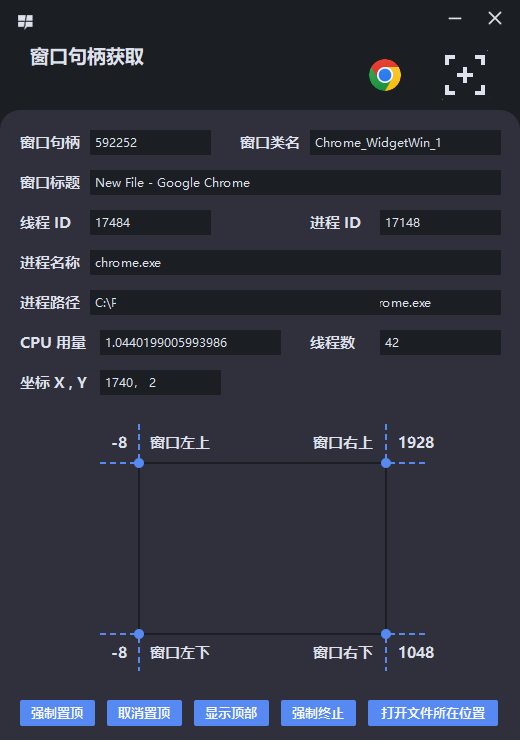

Generate this figure with Python:
# -*- coding: utf-8 -*-

################################################################################
# Form generated from reading UI file 'handle.ui'
#
# Created by: Qt User Interface Compiler version 6.2.4
#
# WARNING! All changes made in this file will be lost when recompiling UI file!
################################################################################

import sys

from PySide6.QtCore import QCoreApplication, QMetaObject, QRect, QSize, Qt, Signal
from PySide6.QtGui import QFont, QIcon, QPixmap, QMouseEvent
from PySide6.QtWidgets import QApplication, QLabel, QPushButton, QWidget

import win32gui
import win32ui
import win32con
import win32api

import win32process
import psutil
import subprocess
from PIL import Image
import os


class LongButton(QPushButton):
    val = Signal(
        str,
        str,
        str,
        str,
        str,
        str,
        str,
        str,
        str,
        str,
        str,
        str,
        str,
        str,
        str)

    def __init__(self, text: str, parent):
        super().__init__(text, parent)
        self.ico_x = 32

    def i_con(self, exePath2):
        try:
            exe_path = exePath2.replace("\\", "/")  # 替换
            large, small = win32gui.ExtractIconEx(f'{exe_path}', 0)
            use_icon = large[0]
            destroy_icon = small[0]
            win32gui.DestroyIcon(destroy_icon)
            hdc = win32ui.CreateDCFromHandle(win32gui.GetDC(0))
            hbmp = win32ui.CreateBitmap()
            hbmp.CreateCompatibleBitmap(hdc, self.ico_x, self.ico_x)
            hdc = hdc.CreateCompatibleDC()
            hdc.SelectObject(hbmp)
            hdc.DrawIcon((0, 0), use_icon)
            bmpstr = hbmp.GetBitmapBits(True)
            img = Image.frombuffer(
                'RGBA',
                (32, 32),
                bmpstr, 'raw', 'BGRA', 0, 1
            )
            img.save('icon.png')
        except BaseException:
            pass

    # 重写mouseReleaseEvent方法，关闭timer
    def mouseReleaseEvent(self, e):
        try:
            point = win32api.GetCursorPos()  # 鼠标位置
            hwnd = win32gui.WindowFromPoint(point)  # 窗口句柄
            title = win32gui.GetWindowText(hwnd)  # 窗口标题
            clsname = win32gui.GetClassName(hwnd)  # 窗口类名
            hread_id, process_id = win32process.GetWindowThreadProcessId(
                hwnd)  # 线程ID  进程ID
            process = psutil.Process(process_id)  # 程序名称  通过进程ID获取
            p_bin = psutil.Process(process_id).exe()  # 程序路径  通过进程ID获取
            mem_percent = psutil.Process(
                process_id).memory_percent()  # CPU利用率  通过进程ID获取
            num_threads = psutil.Process(
                process_id).num_threads()  # 线程数  通过进程ID获取
            left, top, right, bottom = win32gui.GetWindowRect(
                hwnd)  # 窗口坐标  通过窗口句柄获取 四个角的坐标
            self.i_con(p_bin)

            self.val.emit(str(hwnd),
                          str(clsname),
                          str(title),
                          str(hread_id),
                          str(process_id),
                          str(process.name()),
                          str(p_bin),
                          str(mem_percent),
                          str(num_threads),
                          str(point[0]),
                          str(point[1]),
                          str(left),
                          str(top),
                          str(right),
                          str(bottom))
        except:
            pass


class MaskWindow(QWidget):
    def __init__(self):
        super(MaskWindow, self).__init__()
        self.setWindowFlag(Qt.WindowType.FramelessWindowHint)
        self.setWindowOpacity(0.1)
        self.setWindowFlags(Qt.Tool)
        # tt = Window()
        # print(tt.drag)

    # def mouseReleaseEvent(self, e):
    #     if self.drag:
    #         distance = event.globalPosition().toPoint() - self.mouse_start_pt
    #         self.move(self.window_pos + distance)


class Window(QWidget):
    def __init__(self):
        super(Window, self).__init__()
        self.setup_ui(self)
        self.drag = False
        drag = False
        # 准许拖拉
        self.setAcceptDrops(True)
        # 隐藏窗口编筐
        self.setWindowFlag(Qt.WindowType.FramelessWindowHint)

        # self.v_hwnd = None
        # self.v_process_id = None
        # self.v_process = None
        # self.v_p_bin = None

    def setup_ui(self, Form):
        if not Form.objectName():
            Form.setObjectName(u"Form")
        Form.resize(520, 740)
        icon = QIcon()
        icon.addFile(u"icons.png", QSize(), QIcon.Normal, QIcon.Off)
        Form.setWindowIcon(icon)
        Form.setStyleSheet(u"background-color: #1B1E23;")
        self.label = QLabel(Form)
        self.label.setObjectName(u"label")
        self.label.setGeometry(QRect(30, 40, 121, 31))
        font = QFont()
        font.setFamilies([u"\u5fae\u8f6f\u96c5\u9ed1"])
        font.setPointSize(14)
        font.setBold(True)
        font.setItalic(False)
        self.label.setFont(font)
        self.label.setStyleSheet(u"background-color: none;\n"
"color: #DCE1EC;")
        self.label_2 = QLabel(Form)
        self.label_2.setObjectName(u"label_2")
        self.label_2.setGeometry(QRect(360, 50, 50, 50))
        self.label_2.setStyleSheet(u"background-color: none;\n"
"border: none;")
        self.label_2.setPixmap(QPixmap(u"pictures.png"))
        self.label_2.setAlignment(Qt.AlignCenter)
        self.label_4 = QLabel(Form)
        self.label_4.setObjectName(u"label_4")
        self.label_4.setGeometry(QRect(0, 110, 520, 631))
        self.label_4.setStyleSheet(u"background-color: #30303C;\n"
"border-top-left-radius: 20px;\n"
"border-top-right-radius: 20px;")
        self.label_5 = QLabel(Form)
        self.label_5.setObjectName(u"label_5")
        self.label_5.setGeometry(QRect(20, 130, 61, 25))
        font1 = QFont()
        font1.setFamilies([u"\u5fae\u8f6f\u96c5\u9ed1"])
        font1.setPointSize(11)
        font1.setBold(True)
        self.label_5.setFont(font1)
        self.label_5.setStyleSheet(u"background-color: none;\n"
"color: #DCE1EC;")
        self.label_6 = QLabel(Form)
        self.label_6.setObjectName(u"label_6")
        self.label_6.setGeometry(QRect(90, 130, 121, 25))
        font2 = QFont()
        font2.setFamilies([u"\u5fae\u8f6f\u96c5\u9ed1"])
        font2.setPointSize(9)
        self.label_6.setFont(font2)
        self.label_6.setStyleSheet(u"background-color: #1B1E23;\n"
"color: #DCE1EC;\n"
"padding-left: 2px;")

        # self.pushButton = QPushButton(Form)
        self.pushButton = LongButton('Click', self)
        self.pushButton.setObjectName(u"pushButton")
        self.pushButton.setGeometry(QRect(440, 50, 50, 50))
        self.pushButton.setStyleSheet(u"background-color: none;\n"
"border: none;")
        icon1 = QIcon()
        icon1.addFile(u"Key.png", QSize(), QIcon.Normal, QIcon.Off)
        self.pushButton.setIcon(icon1)
        self.pushButton.setIconSize(QSize(50, 50))

        self.label_3 = QLabel(Form)
        self.label_3.setObjectName(u"label_3")
        self.label_3.setGeometry(QRect(100, 420, 326, 251))
        self.label_3.setStyleSheet(u"background-color: none;")
        self.label_3.setPixmap(QPixmap(u"win.png"))
        self.label_7 = QLabel(Form)
        self.label_7.setObjectName(u"label_7")
        self.label_7.setGeometry(QRect(240, 130, 61, 25))
        self.label_7.setFont(font1)
        self.label_7.setStyleSheet(u"background-color: none;\n"
"color: #DCE1EC")
        self.label_8 = QLabel(Form)
        self.label_8.setObjectName(u"label_8")
        self.label_8.setGeometry(QRect(310, 130, 191, 25))
        self.label_8.setFont(font2)
        self.label_8.setStyleSheet(u"background-color: #1B1E23;\n"
"color: #DCE1EC;\n"
"padding-left: 2px;")
        self.label_9 = QLabel(Form)
        self.label_9.setObjectName(u"label_9")
        self.label_9.setGeometry(QRect(20, 170, 61, 25))
        self.label_9.setFont(font1)
        self.label_9.setStyleSheet(u"background-color: none;\n"
"color: #DCE1EC")
        self.label_10 = QLabel(Form)
        self.label_10.setObjectName(u"label_10")
        self.label_10.setGeometry(QRect(90, 170, 411, 25))
        self.label_10.setFont(font2)
        self.label_10.setStyleSheet(u"background-color: #1B1E23;\n"
"color: #DCE1EC;\n"
"padding-left: 2px;")
        self.label_11 = QLabel(Form)
        self.label_11.setObjectName(u"label_11")
        self.label_11.setGeometry(QRect(20, 210, 61, 25))
        self.label_11.setFont(font1)
        self.label_11.setStyleSheet(u"background-color: none;\n"
"color: #DCE1EC")
        self.label_12 = QLabel(Form)
        self.label_12.setObjectName(u"label_12")
        self.label_12.setGeometry(QRect(90, 210, 121, 25))
        self.label_12.setFont(font2)
        self.label_12.setStyleSheet(u"background-color: #1B1E23;\n"
"color: #DCE1EC;\n"
"padding-left: 2px;")
        self.label_13 = QLabel(Form)
        self.label_13.setObjectName(u"label_13")
        self.label_13.setGeometry(QRect(310, 210, 61, 25))
        self.label_13.setFont(font1)
        self.label_13.setStyleSheet(u"background-color: none;\n"
"color: #DCE1EC")
        self.label_14 = QLabel(Form)
        self.label_14.setObjectName(u"label_14")
        self.label_14.setGeometry(QRect(380, 210, 121, 25))
        self.label_14.setFont(font2)
        self.label_14.setStyleSheet(u"background-color: #1B1E23;\n"
"color: #DCE1EC;\n"
"padding-left: 2px;")
        self.label_15 = QLabel(Form)
        self.label_15.setObjectName(u"label_15")
        self.label_15.setGeometry(QRect(20, 250, 61, 25))
        self.label_15.setFont(font1)
        self.label_15.setStyleSheet(u"background-color: none;\n"
"color: #DCE1EC")
        self.label_16 = QLabel(Form)
        self.label_16.setObjectName(u"label_16")
        self.label_16.setGeometry(QRect(90, 250, 411, 25))
        self.label_16.setFont(font2)
        self.label_16.setStyleSheet(u"background-color: #1B1E23;\n"
"color: #DCE1EC;\n"
"padding-left: 2px;")
        self.label_17 = QLabel(Form)
        self.label_17.setObjectName(u"label_17")
        self.label_17.setGeometry(QRect(20, 290, 61, 25))
        self.label_17.setFont(font1)
        self.label_17.setStyleSheet(u"background-color: none;\n"
"color: #DCE1EC")
        self.label_18 = QLabel(Form)
        self.label_18.setObjectName(u"label_18")
        self.label_18.setGeometry(QRect(90, 290, 411, 25))
        self.label_18.setFont(font2)
        self.label_18.setStyleSheet(u"background-color: #1B1E23;\n"
"color: #DCE1EC;\n"
"padding-left: 2px;")
        self.label_19 = QLabel(Form)
        self.label_19.setObjectName(u"label_19")
        self.label_19.setGeometry(QRect(20, 330, 71, 25))
        self.label_19.setFont(font1)
        self.label_19.setStyleSheet(u"background-color: none;\n"
"color: #DCE1EC")
        self.label_20 = QLabel(Form)
        self.label_20.setObjectName(u"label_20")
        self.label_20.setGeometry(QRect(100, 330, 181, 25))
        self.label_20.setFont(font2)
        self.label_20.setStyleSheet(u"background-color: #1B1E23;\n"
"color: #DCE1EC;\n"
"padding-left: 2px;")
        self.label_21 = QLabel(Form)
        self.label_21.setObjectName(u"label_21")
        self.label_21.setGeometry(QRect(310, 330, 61, 25))
        self.label_21.setFont(font1)
        self.label_21.setStyleSheet(u"background-color: none;\n"
"color: #DCE1EC")
        self.label_22 = QLabel(Form)
        self.label_22.setObjectName(u"label_22")
        self.label_22.setGeometry(QRect(380, 330, 121, 25))
        self.label_22.setFont(font2)
        self.label_22.setStyleSheet(u"background-color: #1B1E23;\n"
"color: #DCE1EC;\n"
"padding-left: 2px;")
        self.label_23 = QLabel(Form)
        self.label_23.setObjectName(u"label_23")
        self.label_23.setGeometry(QRect(150, 430, 61, 25))
        self.label_23.setFont(font1)
        self.label_23.setStyleSheet(u"background-color: none;\n"
"color: #DCE1EC")
        self.label_24 = QLabel(Form)
        self.label_24.setObjectName(u"label_24")
        self.label_24.setGeometry(QRect(76, 430, 51, 25))
        font3 = QFont()
        font3.setPointSize(11)
        font3.setBold(True)
        self.label_24.setFont(font3)
        self.label_24.setStyleSheet(u"background-color: none;\n"
"color: #DCE1EC;")
        self.label_24.setAlignment(Qt.AlignRight|Qt.AlignTrailing|Qt.AlignVCenter)
        self.label_25 = QLabel(Form)
        self.label_25.setObjectName(u"label_25")
        self.label_25.setGeometry(QRect(313, 430, 61, 25))
        self.label_25.setFont(font1)
        self.label_25.setStyleSheet(u"background-color: none;\n"
"color: #DCE1EC")
        self.label_26 = QLabel(Form)
        self.label_26.setObjectName(u"label_26")
        self.label_26.setGeometry(QRect(398, 430, 51, 25))
        self.label_26.setFont(font3)
        self.label_26.setStyleSheet(u"background-color: none;\n"
"color: #DCE1EC;")
        self.label_27 = QLabel(Form)
        self.label_27.setObjectName(u"label_27")
        self.label_27.setGeometry(QRect(150, 640, 61, 25))
        self.label_27.setFont(font1)
        self.label_27.setStyleSheet(u"background-color: none;\n"
"color: #DCE1EC")
        self.label_28 = QLabel(Form)
        self.label_28.setObjectName(u"label_28")
        self.label_28.setGeometry(QRect(76, 640, 51, 25))
        self.label_28.setFont(font3)
        self.label_28.setStyleSheet(u"background-color: none;\n"
"color: #DCE1EC;")
        self.label_28.setAlignment(Qt.AlignRight|Qt.AlignTrailing|Qt.AlignVCenter)
        self.label_29 = QLabel(Form)
        self.label_29.setObjectName(u"label_29")
        self.label_29.setGeometry(QRect(313, 640, 61, 25))
        self.label_29.setFont(font1)
        self.label_29.setStyleSheet(u"background-color: none;\n"
"color: #DCE1EC")
        self.label_30 = QLabel(Form)
        self.label_30.setObjectName(u"label_30")
        self.label_30.setGeometry(QRect(398, 640, 51, 25))
        self.label_30.setFont(font3)
        self.label_30.setStyleSheet(u"background-color: none;\n"
"color: #DCE1EC;")
        self.label_31 = QLabel(Form)
        self.label_31.setObjectName(u"label_31")
        self.label_31.setGeometry(QRect(20, 370, 71, 25))
        self.label_31.setFont(font1)
        self.label_31.setStyleSheet(u"background-color: none;\n"
"color: #DCE1EC")
        self.label_32 = QLabel(Form)
        self.label_32.setObjectName(u"label_32")
        self.label_32.setGeometry(QRect(100, 370, 121, 25))
        self.label_32.setFont(font2)
        self.label_32.setStyleSheet(u"background-color: #1B1E23;\n"
"color: #DCE1EC;\n"
"padding-left: 2px;")
        self.pushButton_2 = QPushButton(Form)
        self.pushButton_2.setObjectName(u"pushButton_2")
        self.pushButton_2.setGeometry(QRect(435, 0, 40, 36))
        self.pushButton_2.setStyleSheet(u"QPushButton {background-color: none;\n"
"border: none;}\n"
"QPushButton::hover {background-color: #30303C;}\n"
"")
        icon2 = QIcon()
        icon2.addFile(u"narr.png", QSize(), QIcon.Normal, QIcon.Off)
        self.pushButton_2.setIcon(icon2)
        self.pushButton_3 = QPushButton(Form)
        self.pushButton_3.setObjectName(u"pushButton_3")
        self.pushButton_3.setGeometry(QRect(475, 0, 40, 36))
        self.pushButton_3.setStyleSheet(u"QPushButton {background-color: none;\n"
"border: none;}\n"
"QPushButton::hover {background-color: #E81123;}\n"
"")
        icon3 = QIcon()
        icon3.addFile(u"close.png", QSize(), QIcon.Normal, QIcon.Off)
        self.pushButton_3.setIcon(icon3)
        self.pushButton_4 = QPushButton(Form)
        self.pushButton_4.setObjectName(u"pushButton_4")
        self.pushButton_4.setGeometry(QRect(10, 10, 31, 24))
        self.pushButton_4.setStyleSheet(u"background-color: none;\n"
"border: none;")
        self.pushButton_4.setIcon(icon)
        self.pushButton_4.setIconSize(QSize(22, 22))
        self.pushButton_5 = QPushButton(Form)
        self.pushButton_5.setObjectName(u"pushButton_5")
        self.pushButton_5.setGeometry(QRect(20, 700, 75, 26))
        font4 = QFont()
        font4.setFamilies([u"\u5fae\u8f6f\u96c5\u9ed1"])
        font4.setPointSize(10)
        font4.setBold(True)
        self.pushButton_5.setFont(font4)
        self.pushButton_5.setStyleSheet(u"QPushButton {background-color: #568AF2;\n"
"border-radius: 2px;\n"
"color: #F5F6F9;}\n"
"QPushButton::hover {background-color: #1B1E23;\n"
"color: #C3CCDF;}")
        self.pushButton_6 = QPushButton(Form)
        self.pushButton_6.setObjectName(u"pushButton_6")
        self.pushButton_6.setGeometry(QRect(107, 700, 75, 26))
        self.pushButton_6.setFont(font4)
        self.pushButton_6.setStyleSheet(u"QPushButton {background-color: #568AF2;\n"
"border-radius: 2px;\n"
"color: #F5F6F9;}\n"
"QPushButton::hover {background-color: #1B1E23;\n"
"color: #C3CCDF;}")
        self.pushButton_7 = QPushButton(Form)
        self.pushButton_7.setObjectName(u"pushButton_7")
        self.pushButton_7.setGeometry(QRect(194, 700, 75, 26))
        self.pushButton_7.setFont(font4)
        self.pushButton_7.setStyleSheet(u"QPushButton {background-color: #568AF2;\n"
"border-radius: 2px;\n"
"color: #F5F6F9;}\n"
"QPushButton::hover {background-color: #1B1E23;\n"
"color: #C3CCDF;}")
        self.pushButton_8 = QPushButton(Form)
        self.pushButton_8.setObjectName(u"pushButton_8")
        self.pushButton_8.setGeometry(QRect(281, 700, 75, 26))
        self.pushButton_8.setFont(font4)
        self.pushButton_8.setStyleSheet(u"QPushButton {background-color: #568AF2;\n"
"border-radius: 2px;\n"
"color: #F5F6F9;}\n"
"QPushButton::hover {background-color: #1B1E23;\n"
"color: #C3CCDF;}")
        self.pushButton_9 = QPushButton(Form)
        self.pushButton_9.setObjectName(u"pushButton_9")
        self.pushButton_9.setGeometry(QRect(368, 700, 130, 26))
        self.pushButton_9.setFont(font4)
        self.pushButton_9.setStyleSheet(u"QPushButton {background-color: #568AF2;\n"
"border-radius: 2px;\n"
"color: #F5F6F9;}\n"
"QPushButton::hover {background-color: #1B1E23;\n"
"color: #C3CCDF;}")

        self.retranslateUi(Form)

        self.pushButton.val.connect(self.obtain)
        # 区域 光标 样式: Cross
        self.pushButton.setCursor(Qt.CrossCursor)
        self.pushButton_2.clicked.connect(self.mini_button)
        self.pushButton_3.clicked.connect(self.close_button)

        self.pushButton_5.clicked.connect(self.set_top)
        # self.pushButton_5.clicked.connect(self.set_mask)

        self.pushButton_6.clicked.connect(self.set_down)
        self.pushButton_7.clicked.connect(self.set_top_p)
        self.pushButton_8.clicked.connect(self.get_over)
        self.pushButton_9.clicked.connect(self.open_folder)

        QMetaObject.connectSlotsByName(Form)
        # setupUi

    def set_mask(self):
        # self.mask = MaskWindow()
        # # self.mask.move(self.v_left + 7, self.v_top)
        # self.mask.setGeometry(self.v_left + 8, self.v_top + 30, (self.v_right - self.v_left) - 16, (self.v_bottom - self.v_top) - 38)
        # self.mask.show()

        # self.setCursor(Qt.CrossCursor)

        print(self.v_left + 8, self.v_top + 30, (self.v_right - self.v_left) - 16, (self.v_bottom - self.v_top) - 38)

        # self.setEnabled(False)


    def obtain(
            self,
            hwnd,
            clsname,
            title,
            hread_id,
            process_id,
            process,
            p_bin,
            mem_percent,
            num_threads,
            point0,
            point1,
            left,
            top,
            right,
            bottom):
        self.v_hwnd = hwnd
        self.v_process_id = process_id
        self.v_process = process
        self.v_p_bin = p_bin

        self.v_left = int(left)
        self.v_top = int(top)
        self.v_right = int(right)
        self.v_bottom = int(bottom)

        self.label_6.setText(hwnd)
        self.label_8.setText(clsname)
        self.label_10.setText(title)
        self.label_12.setText(hread_id)
        self.label_14.setText(process_id)
        self.label_16.setText(process)
        self.label_18.setText(p_bin)
        self.label_20.setText(mem_percent)
        self.label_22.setText(num_threads)
        self.label_32.setText('{}， {}'.format(point0, point1))
        self.label_24.setText(top)
        self.label_26.setText(right)
        self.label_28.setText(left)
        self.label_30.setText(bottom)
        pixmap = QPixmap('icon.png')
        self.label_2.setPixmap(pixmap)

    def retranslateUi(self, Form):
        Form.setWindowTitle(QCoreApplication.translate("Form", u"Form", None))
        self.label.setText(QCoreApplication.translate("Form", u"\u7a97\u53e3\u53e5\u67c4\u83b7\u53d6", None))
        self.label_2.setText("")
        self.label_4.setText("")
        self.label_5.setText(QCoreApplication.translate("Form", u"\u7a97\u53e3\u53e5\u67c4", None))
        self.label_6.setText("")
        self.pushButton.setText("")
        self.label_3.setText("")
        self.label_7.setText(QCoreApplication.translate("Form", u"\u7a97\u53e3\u7c7b\u540d", None))
        self.label_8.setText("")
        self.label_9.setText(QCoreApplication.translate("Form", u"\u7a97\u53e3\u6807\u9898", None))
        self.label_10.setText("")
        self.label_11.setText(QCoreApplication.translate("Form", u"\u7ebf\u7a0b ID", None))
        self.label_12.setText("")
        self.label_13.setText(QCoreApplication.translate("Form", u"\u8fdb\u7a0b ID", None))
        self.label_14.setText("")
        self.label_15.setText(QCoreApplication.translate("Form", u"\u8fdb\u7a0b\u540d\u79f0", None))
        self.label_16.setText("")
        self.label_17.setText(QCoreApplication.translate("Form", u"\u8fdb\u7a0b\u8def\u5f84", None))
        self.label_18.setText("")
        self.label_19.setText(QCoreApplication.translate("Form", u"CPU \u7528\u91cf", None))
        self.label_20.setText("")
        self.label_21.setText(QCoreApplication.translate("Form", u"\u7ebf\u7a0b\u6570", None))
        self.label_22.setText("")
        self.label_23.setText(QCoreApplication.translate("Form", u"\u7a97\u53e3\u5de6\u4e0a", None))
        self.label_24.setText("")
        self.label_25.setText(QCoreApplication.translate("Form", u"\u7a97\u53e3\u53f3\u4e0a", None))
        self.label_26.setText("")
        self.label_27.setText(QCoreApplication.translate("Form", u"\u7a97\u53e3\u5de6\u4e0b", None))
        self.label_28.setText("")
        self.label_29.setText(QCoreApplication.translate("Form", u"\u7a97\u53e3\u53f3\u4e0b", None))
        self.label_30.setText("")
        self.label_31.setText(QCoreApplication.translate("Form", u"\u5750\u6807 X , Y", None))
        self.label_32.setText("")
        self.pushButton_2.setText("")
        self.pushButton_3.setText("")
        self.pushButton_4.setText("")
        self.pushButton_5.setText(QCoreApplication.translate("Form", u"\u5f3a\u5236\u7f6e\u9876", None))
        self.pushButton_6.setText(QCoreApplication.translate("Form", u"\u53d6\u6d88\u7f6e\u9876", None))
        self.pushButton_7.setText(QCoreApplication.translate("Form", u"\u663e\u793a\u9876\u90e8", None))
        self.pushButton_8.setText(QCoreApplication.translate("Form", u"\u5f3a\u5236\u7ec8\u6b62", None))
        self.pushButton_9.setText(QCoreApplication.translate("Form", u"\u6253\u5f00\u6587\u4ef6\u6240\u5728\u4f4d\u7f6e", None))
    # retranslateUi

    def mousePressEvent(self, event: QMouseEvent):
        if event.position().y() <= 35:
            if event.button() == Qt.LeftButton:
                self.mouse_start_pt = event.globalPosition().toPoint()
                self.window_pos = self.frameGeometry().topLeft()
                self.drag = True

    def mouseMoveEvent(self, event: QMouseEvent):
        if self.drag:
            distance = event.globalPosition().toPoint() - self.mouse_start_pt
            self.move(self.window_pos + distance)

    def mouseReleaseEvent(self, event: QMouseEvent):
        if event.button() == Qt.LeftButton:
            self.drag = False

    def set_top(self):
        try:
            win32gui.SetWindowPos(self.v_hwnd, win32con.HWND_TOPMOST, 0, 0, 0, 0,
                                  win32con.SWP_NOMOVE | win32con.SWP_NOACTIVATE | win32con.SWP_NOOWNERZORDER |
                                  win32con.SWP_SHOWWINDOW | win32con.SWP_NOSIZE)
            self.pushButton_5.setStyleSheet(u"QPushButton {background-color: #FF007F;\n"
                                            "border-radius: 2px;\n"
                                            "color: #F5F6F9;}")
        except:
            pass

    def set_down(self):
        try:
            win32gui.SetWindowPos(self.v_hwnd, win32con.HWND_NOTOPMOST, 0, 0, 0, 0, win32con.SWP_SHOWWINDOW |
                                  win32con.SWP_NOSIZE|win32con.SWP_NOMOVE)
            self.pushButton_5.setStyleSheet(u"QPushButton {background-color: #568AF2;\n"
                                            "border-radius: 2px;\n"
                                            "color: #F5F6F9;}\n"
                                            "QPushButton::hover {background-color: #1B1E23;\n"
                                            "color: #C3CCDF;}")

        except:
            pass

    def set_top_p(self):
        try:
            win32gui.SetForegroundWindow(self.v_hwnd)
        except:
            pass

    def get_over(self):
        try:
            subprocess.Popen("taskkill /F /T /PID " + self.v_process_id, shell=True)
            subprocess.Popen("taskkill /F /T /IM " + self.v_process, shell=True)
        except:
            pass

    def open_folder(self):
        bins = self.v_p_bin.replace("\\", "/")  # 替换
        bins = os.path.split(bins)[0].replace("\\", "/")
        os.startfile(str(bins))

    def mini_button(self):
        # 最小化
        self.showMinimized()

    def close_button(self):
        self.close()


if __name__ == "__main__":
    app = QApplication(sys.argv)  # 创建一个QApplication，也就是你要开发的软件app
    window = Window()
    window.show()
    sys.exit(app.exec())
